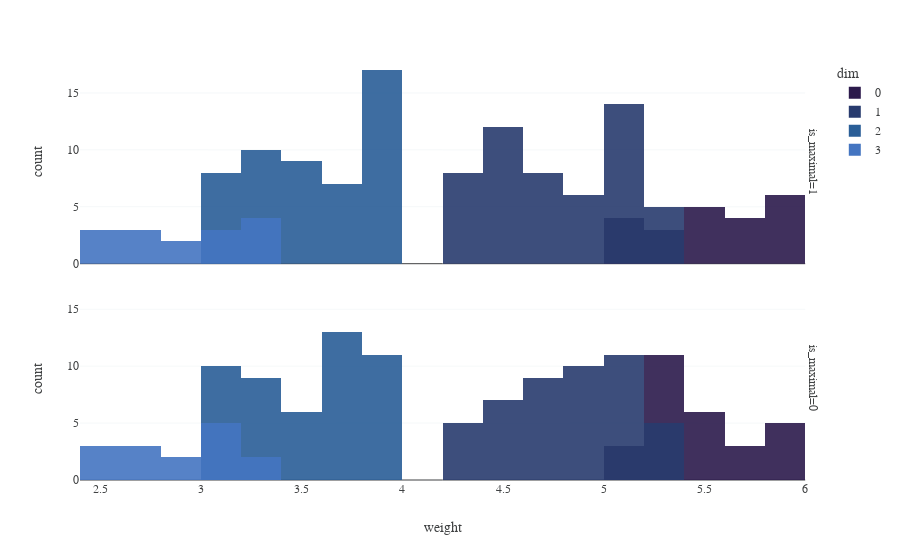

This figure's notebook cell:
### Code cell
## For maximal simplices...
## Histogram of simplex weights faceted by maximal simplex flag

fig = px.histogram(fsc, x="weight", facet_row = "is_maximal", color="dim", opacity = 0.9)
fig.update_layout(barmode='overlay')
fig.show()

### Figure 1 — Plotly figure (JSON) as saved in the notebook; plotly's stock layout.template omitted (floating-point values rounded to 4 significant figures)
{"data": [{"alignmentgroup": "True", "bingroup": "x", "hovertemplate": "dim=0<br>is_maximal=1<br>weight=%{x}<br>count=%{y}<extra></extra>", "legendgroup": "0", "marker": {"color": "rgb(44, 26, 76)", "opacity": 0.9}, "name": "0", "offsetgroup": "0", "orientation": "v", "showlegend": true, "type": "histogram", "x": [5.948, 5.79, 5.098, 5.543, 5.135, 5.662, 5.826, 5.981, 5.98, 5.497, 5.282, 5.282, 5.956, 5.088, 5.34, 5.432, 5.682, 5.69, 5.574, 5.021, 5.903, 5.545], "xaxis": "x2", "yaxis": "y2"}, {"alignmentgroup": "True", "bingroup": "x", "hovertemplate": "dim=0<br>is_maximal=0<br>weight=%{x}<br>count=%{y}<extra></extra>", "legendgroup": "0", "marker": {"color": "rgb(44, 26, 76)", "opacity": 0.9}, "name": "0", "offsetgroup": "0", "orientation": "v", "showlegend": false, "type": "histogram", "x": [5.54, 5.157, 5.947, 5.357, 5.364, 5.463, 5.793, 5.209, 5.216, 5.124, 5.277, 5.941, 5.328, 5.821, 5.46, 5.211, 5.279, 5.457, 5.993, 5.032, 5.885, 5.235, 5.726, 5.534, 5.319, 5.681, 5.221, 5.575], "xaxis": "x", "yaxis": "y"}, {"alignmentgroup": "True", "bingroup": "x", "hovertemplate": "dim=1<br>is_maximal=1<br>weight=%{x}<br>count=%{y}<extra></extra>", "legendgroup": "1", "marker": {"color": "rgb(40, 59, 110)", "opacity": 0.9}, "name": "1", "offsetgroup": "1", "orientation": "v", "showlegend": true, "type": "histogram", "x": [4.58, 4.481, 5.003, 5.076, 4.437, 4.87, 4.636, 4.3, 4.637, 4.707, 5.02, 5.245, 5.126, 4.325, 5.212, 5.179, 5.068, 5.265, 5.182, 4.37, 4.864, 4.709, 4.394, 5.084, 4.44, 4.474, 4.433, 4.63, 5.061, 4.474, 5.211, 4.378, 4.592, 5.004, 4.351, 5.292, 4.791, 4.992, 4.517, 4.377, 4.916, 5.156, 5.104, 4.833, 5.165, 4.791, 4.585, 4.725, 4.426, 4.975, 5.07, 4.429, 4.318], "xaxis": "x2", "yaxis": "y2"}, {"alignmentgroup": "True", "bingroup": "x", "hovertemplate": "dim=1<br>is_maximal=0<br>weight=%{x}<br>count=%{y}<extra></extra>", "legendgroup": "1", "marker": {"color": "rgb(40, 59, 110)", "opacity": 0.9}, "name": "1", "offsetgroup": "1", "orientation": "v", "showlegend": false, "type": "histogram", "x": [5.01, 5.219, 4.672, 4.645, 4.79, 4.412, 4.342, 5.041, 4.658, 4.689, 4.929, 4.622, 4.311, 5.081, 4.565, 5.011, 4.322, 4.812, 4.775, 4.399, 5.227, 5.19, 5.034, 4.516, 5.129, 4.571, 4.836, 4.751, 4.301, 4.855, 5.098, 4.907, 5.21, 5.035, 4.866, 5.209, 5.278, 4.843, 5.068, 4.679, 5.092, 4.865, 4.938, 4.496, 4.489, 4.597, 4.93], "xaxis": "x", "yaxis": "y"}, {"alignmentgroup": "True", "bingroup": "x", "hovertemplate": "dim=2<br>is_maximal=1<br>weight=%{x}<br>count=%{y}<extra></extra>", "legendgroup": "2", "marker": {"color": "rgb(42, 94, 151)", "opacity": 0.9}, "name": "2", "offsetgroup": "2", "orientation": "v", "showlegend": true, "type": "histogram", "x": [3.006, 3.341, 3.943, 3.864, 3.232, 3.291, 3.762, 3.451, 3.077, 3.492, 3.292, 3.494, 3.95, 3.06, 3.974, 3.222, 4.0, 3.914, 3.59, 3.319, 3.726, 3.927, 3.4, 3.825, 3.831, 3.44, 3.911, 3.319, 3.153, 3.912, 3.542, 3.871, 3.359, 3.763, 3.668, 3.234, 3.982, 3.147, 3.44, 3.752, 3.831, 3.25, 3.49, 3.964, 3.016, 3.769, 3.934, 3.685, 3.829, 3.023, 3.137], "xaxis": "x2", "yaxis": "y2"}, {"alignmentgroup": "True", "bingroup": "x", "hovertemplate": "dim=2<br>is_maximal=0<br>weight=%{x}<br>count=%{y}<extra></extra>", "legendgroup": "2", "marker": {"color": "rgb(42, 94, 151)", "opacity": 0.9}, "name": "2", "offsetgroup": "2", "orientation": "v", "showlegend": false, "type": "histogram", "x": [3.395, 3.682, 3.128, 3.644, 3.152, 3.699, 3.509, 3.839, 3.077, 3.669, 3.844, 3.965, 3.953, 3.529, 3.073, 3.006, 3.808, 3.48, 3.3, 3.771, 3.99, 3.106, 3.839, 3.712, 3.369, 3.471, 3.33, 3.391, 3.664, 3.455, 3.999, 3.336, 3.686, 3.138, 3.123, 3.499, 3.694, 3.29, 3.966, 3.607, 3.894, 3.727, 3.158, 3.244, 3.284, 3.763, 3.861, 3.129, 3.622], "xaxis": "x", "yaxis": "y"}, {"alignmentgroup": "True", "bingroup": "x", "hovertemplate": "dim=3<br>is_maximal=1<br>weight=%{x}<br>count=%{y}<extra></extra>", "legendgroup": "3", "marker": {"color": "rgb(68, 117, 193)", "opacity": 0.9}, "name": "3", "offsetgroup": "3", "orientation": "v", "showlegend": true, "type": "histogram", "x": [3.244, 2.693, 3.157, 2.713, 2.527, 3.372, 2.925, 2.436, 3.221, 3.166, 2.567, 3.112, 2.841, 3.309, 2.619], "xaxis": "x2", "yaxis": "y2"}, {"alignmentgroup": "True", "bingroup": "x", "hovertemplate": "dim=3<br>is_maximal=0<br>weight=%{x}<br>count=%{y}<extra></extra>", "legendgroup": "3", "marker": {"color": "rgb(68, 117, 193)", "opacity": 0.9}, "name": "3", "offsetgroup": "3", "orientation": "v", "showlegend": false, "type": "histogram", "x": [3.073, 2.716, 3.115, 2.916, 2.498, 2.417, 2.46, 3.035, 3.048, 2.772, 3.223, 3.357, 2.669, 3.188, 2.865], "xaxis": "x", "yaxis": "y"}], "layout": {"annotations": [{"font": {}, "showarrow": false, "text": "is_maximal=0", "textangle": 90, "x": 0.98, "xanchor": "left", "xref": "paper", "y": 0.2425, "yanchor": "middle", "yref": "paper"}, {"font": {}, "showarrow": false, "text": "is_maximal=1", "textangle": 90, "x": 0.98, "xanchor": "left", "xref": "paper", "y": 0.7575, "yanchor": "middle", "yref": "paper"}], "barmode": "overlay", "legend": {"title": {"text": "dim"}, "tracegroupgap": 0}, "margin": {"t": 60}, "xaxis": {"anchor": "y", "domain": [0, 0.98], "title": {"text": "weight"}}, "xaxis2": {"anchor": "y2", "domain": [0, 0.98], "matches": "x", "showticklabels": false}, "yaxis": {"anchor": "x", "domain": [0, 0.485], "title": {"text": "count"}}, "yaxis2": {"anchor": "x2", "domain": [0.515, 1], "matches": "y", "title": {"text": "count"}}}}
